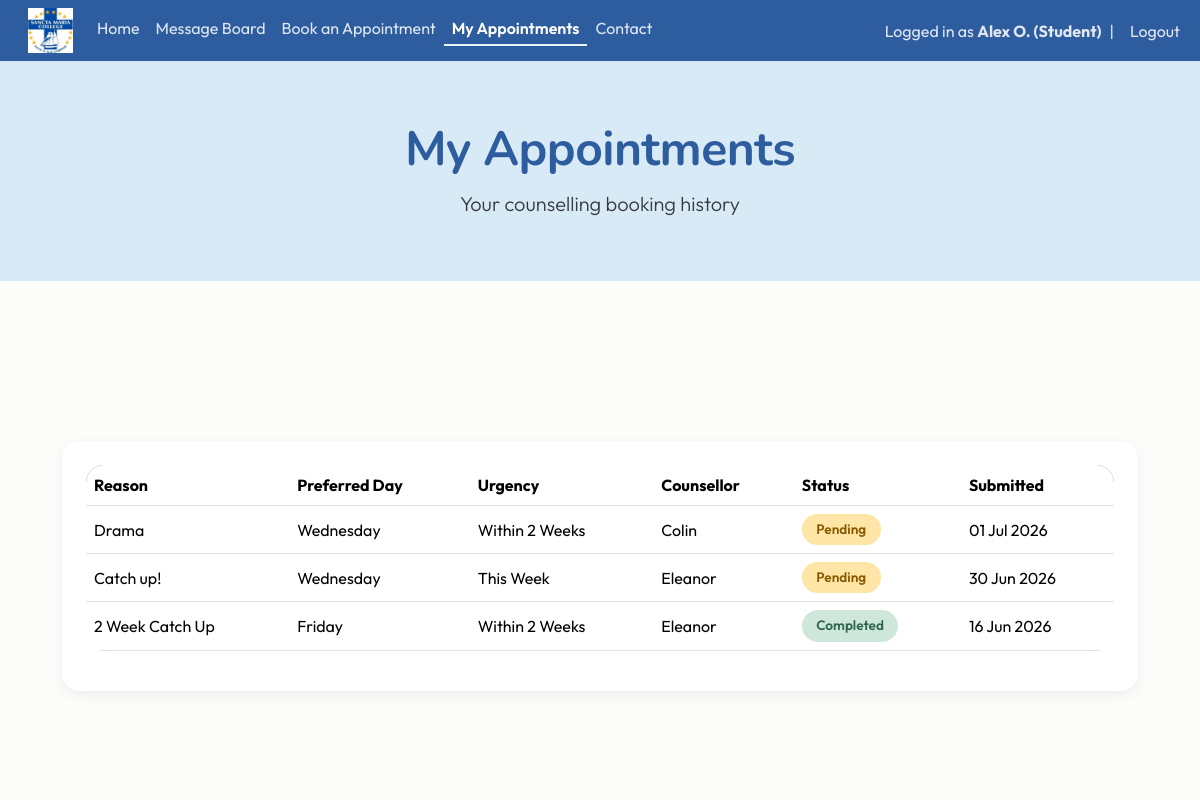
The page /appointment-history (signed in) on the database as committed earlier.
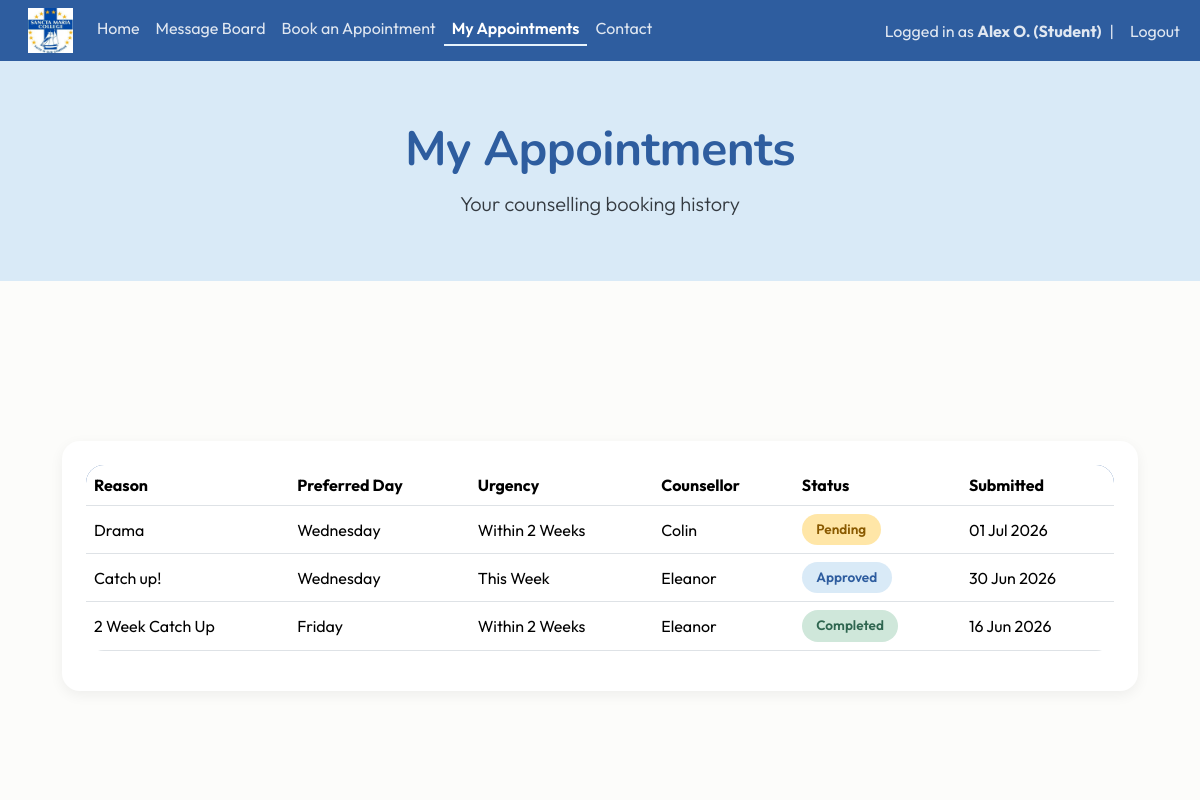
The same page on the database as committed later.
### website/models.py (models this page shows)
class Appointment(db.Model):
    id = db.Column(db.Integer, primary_key=True)
    student_id = db.Column(db.Integer, db.ForeignKey('user.id'), nullable=False)
    counsellor_id = db.Column(db.Integer, db.ForeignKey('user.id'), nullable=True)
    reason = db.Column(db.String(200))
    urgency = db.Column(db.String(50))
    preferred_day = db.Column(db.String(20))
    preferred_period = db.Column(db.String(20))
    notes = db.Column(db.Text)
    status = db.Column(db.String(50), default="Pending")
    date_created = db.Column(db.DateTime(timezone=True), default=func.now())
    student = db.relationship('User', foreign_keys=[student_id])
    counsellor = db.relationship('User', foreign_keys=[counsellor_id], back_populates="appointments")

class User(db.Model, UserMixin):
    id = db.Column(db.Integer, primary_key=True)
    email = db.Column(db.String(150), unique=True)
    fname = db.Column(db.String(20))
    lname = db.Column(db.String(20))
    username = db.Column(db.String(150), unique=True)
    role = db.Column(db.String(150))
    password = db.Column(db.String(150))
    date_created = db.Column(db.DateTime(timezone=True), default=func.now())
    posts = db.relationship("Post", backref="user", cascade="all, delete-orphan")
    comments = db.relationship("Comment", backref="user", cascade="all, delete-orphan")
    likes = db.relationship("Like", backref="user", cascade="all, delete-orphan")
    appointments = db.relationship('Appointment', foreign_keys="Appointment.counsellor_id", back_populates="counsellor")

### website/views.py (the view)
@views.route("/appointment-history")
@login_required
def appointment_history():
    if current_user.role != "Student":
        flash("Access Denied", category="error")
        return redirect(url_for("views.home"))
    appointments = Appointment.query.filter_by(student_id=current_user.id)\
        .order_by(Appointment.date_created.desc()).all()
    return render_template(
        "appointment_history.html",
        user=current_user,
        appointments=appointments
    )

### website/__init__.py (called while the page is built)
def create_app():
    app = Flask(__name__)
    app.config['SECRET_KEY'] = "DQiAlMIU5u5eeLDw4KPMHx4d"
    app.config['SQLALCHEMY_DATABASE_URI'] = f'sqlite:///{DB_NAME}'
    db.init_app(app)
    from .views import views
    from .auth import auth
    app.register_blueprint(views, url_prefix="/")
    app.register_blueprint(auth, url_prefix="/")
    from .models import User, Post
    with app.app_context():
        db.create_all()
    login_manager = LoginManager()
    login_manager.login_view = "auth.login"
    login_manager.init_app(app)
    @login_manager.user_loader
    def load_user(id):
        return User.query.get(int(id))
    return app

### website/templates/appointment_history.html
{% extends "template.html" %}{% block title %}My Appointments{% endblock %}
{% block content %}
<section class="hero hero-small">
    <div class="container text-center">
        <h1 class="display-5 fw-bold">My Appointments</h1>
        <p class="lead">Your counselling booking history</p>
    </div>
</section>
<section class="homepage-section section-light">
    <div class="container">
        <div class="card p-4">
            {% if appointments|length == 0 %}
                <p class="text-center text-muted">
                    You have no appointments yet.
                </p>
            {% else %}
                <table class="table table-hover align-middle">
                    <thead>
                        <tr>
                            <th>Reason</th>
                            <th>Preferred Day</th>
                            <th>Urgency</th>
                            <th>Counsellor</th>
                            <th>Status</th>
                            <th>Submitted</th>
                        </tr>
                    </thead>
                    <tbody>
                        {% for a in appointments %}
                        <tr>
                            <td>{{ a.reason }}</td>
                            <td>{{ a.preferred_day }}</td>
                            <td>{{ a.urgency }}</td>
                            <td>
                                {% if a.counsellor %}
                                    {{ a.counsellor.fname }}
                                {% else %}
                                    Not assigned
                                {% endif %}
                            </td>
                            <td>
                                {% if a.status == "Pending" %}
                                    <span class="badge bg-warning">Pending</span>
                                {% elif a.status == "Approved" %}
                                    <span class="badge bg-primary">Approved</span>
                                {% elif a.status == "Completed" %}
                                    <span class="badge bg-success">Completed</span>
                                {% elif a.status == "Declined" %}
                                    <span class="badge bg-danger">Cancelled</span>
                                {% else %}
                                    <span class="badge bg-secondary">{{ a.status }}</span>
                                {% endif %}
                            </td>
                            <td>{{ a.date_created.strftime('%d %b %Y') }}</td>
                        </tr>
                        {% endfor %}
                    </tbody>
                </table>
            {% endif %}
        </div>
    </div>
</section>
{% endblock %}

Rows that differ between the two databases and show on the page:
changed Appointment "Catch up!": status "Pending" → "Approved"
